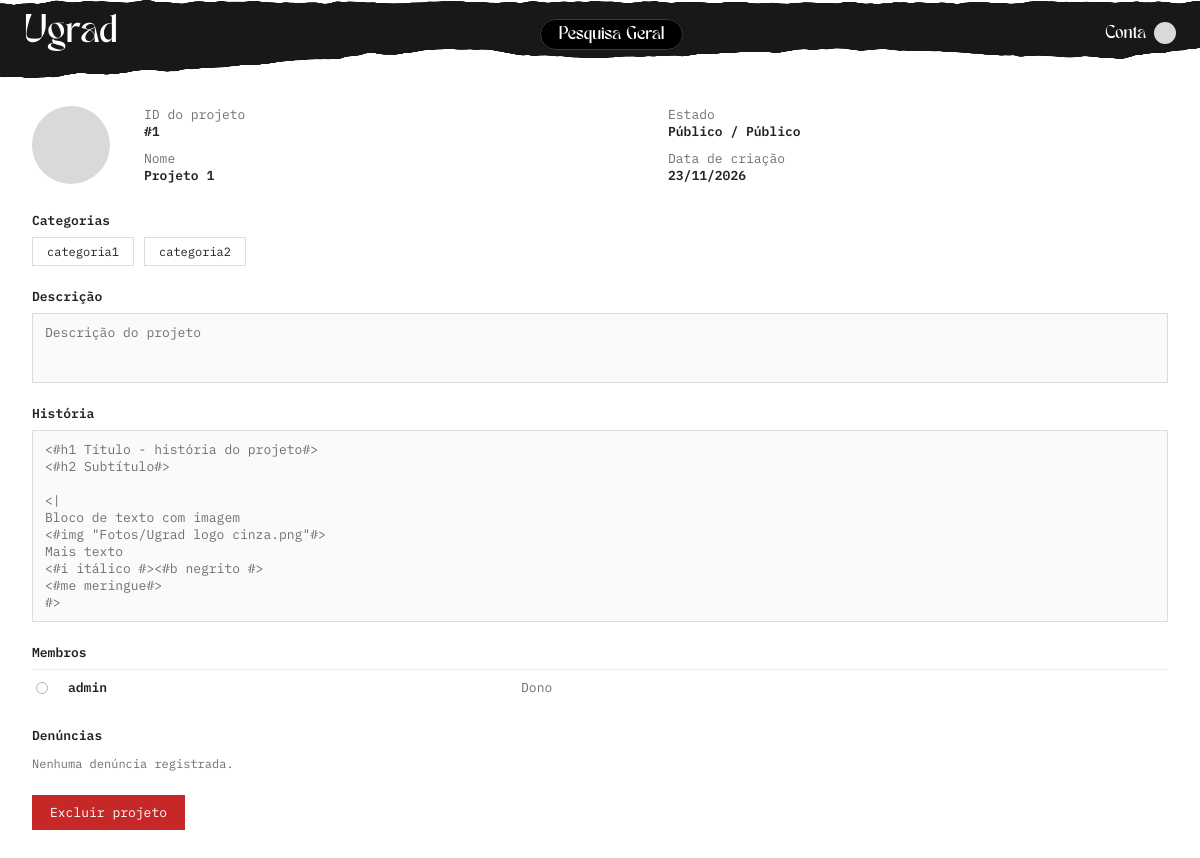
The page /admin/arq_05.php?id=1 (signed in) on the database its author committed.
### tables this page shows
CREATE TABLE projetos(
  id int PRIMARY KEY AUTO_INCREMENT,
  nome varchar(30) NOT NULL,
  estado int NOT NULL,
  data_criacao timestamp DEFAULT CURRENT_TIMESTAMP,
  FOREIGN KEY (estado) REFERENCES proj_estado(id),
  img longblob
);

CREATE TABLE proj_estado(
  id int PRIMARY KEY AUTO_INCREMENT,
  nome varchar(25)
);

CREATE TABLE categorias(
  id int PRIMARY KEY AUTO_INCREMENT,
  nome varchar(25)
);

CREATE TABLE proj_dados(
  id_projeto int PRIMARY KEY NOT NULL,
  FOREIGN KEY (id_projeto) REFERENCES projetos(id),
  descricao text,
  historia text
);

CREATE TABLE usuarios(
  id int PRIMARY KEY AUTO_INCREMENT,
  nome varchar(64),
  email varchar(128) unique NOT NULL,
  senha varchar(128) NOT NULL,
  descricao varchar(1000),
  tipo int NOT NULL,
  ativada boolean DEFAULT TRUE,
  imagem_perfil longblob,
  data_criacao timestamp DEFAULT CURRENT_TIMESTAMP,
  FOREIGN KEY (tipo) REFERENCES tipos_usuario (id)
);

CREATE TABLE proj_membros_status(
  id INT PRIMARY KEY AUTO_INCREMENT,
  nome varchar(20) NOT NULL
);

### admin/arq_05.php (called while the page is built, shortened)
<?php
require __DIR__ . '/includes/mod_01.php';
require __DIR__ . '/includes/mod_02.php';
$id = (int)($_GET['id'] ?? 0);
$projeto = find_projeto($id);
$categorias = categorias_do_projeto($id);
$membros = membros_do_projeto($id);
$reportagens = reportagens_do_projeto($id);
require __DIR__ . '/includes/mod_04.php';
require __DIR__ . '/includes/mod_07.php';
require __DIR__ . '/includes/mod_05.php';

### admin/includes/mod_02.php (called while the page is built, shortened)
<?php
function estado_label(string $nome): string {
    $labels = [
        'PRIVADO_PRIVADO' => 'Privado / Privado',
        'PUBLICO_PRIVADO' => 'Público / Privado',
        'PUBLICO_PUBLICO' => 'Público / Público',
        'EM_REVISAO' => 'Em revisão',
    ];
    return $labels[$nome] ?? ucfirst(strtolower(str_replace('_', ' ', $nome)));
}
function membro_status_label(string $nome): string {
    $labels = [
        'DONO' => 'Dono',
        'MEMBRO' => 'Membro',
        'CONVITE_PENDENTE' => 'Convite pendente',
    ];
    return $labels[$nome] ?? ucfirst(strtolower(str_replace('_', ' ', $nome)));
}
function formatar_data(?string $timestamp): string {
    $t = strtotime($timestamp);
    return $t ? date('d/m/Y', $t) : '—';
}
function avatar_data_uri(?string $blob): ?string {
    if (!$blob) return null;
    $finfo = new finfo(FILEINFO_MIME_TYPE);
    $mime = $finfo->buffer($blob) ?: 'image/jpeg';
    return 'data:' . $mime . ';base64,' . base64_encode($blob);
}
function find_projeto(int $id): ?array {
    global $pdo;
    $stmt = $pdo->prepare('SELECT p.id, p.nome, p.data_criacao, p.img,
                                  pe.nome AS estado_nome, pd.descricao, pd.historia
                            FROM projetos p
                            JOIN proj_estado pe ON pe.id = p.estado
                            LEFT JOIN proj_dados pd ON pd.id_projeto = p.id
                            WHERE p.id = ?');
    $stmt->execute([$id]);
    $row = $stmt->fetch();
    return $row ?: null;
}
function categorias_do_projeto(int $projetoId): array {
    global $pdo;
    $stmt = $pdo->prepare('SELECT c.id, c.nome
                            FROM proj_categorias pc
                            JOIN categorias c ON c.id = pc.id_categoria
                            WHERE pc.id_projeto = ?
                            ORDER BY c.nome');
    $stmt->execute([$projetoId]);
    return $stmt->fetchAll();
}
function membros_do_projeto(int $projetoId): array {
    global $pdo;
    $stmt = $pdo->prepare('SELECT u.id, u.nome, st.nome AS status_nome
                            FROM proj_membros pm
                            JOIN usuarios u ON u.id = pm.id_convidado
                            JOIN proj_membros_status st ON st.id = pm.status_membro
                            WHERE pm.id_projeto = ?
                            ORDER BY st.id, u.nome');
    $stmt->execute([$projetoId]);
    return $stmt->fetchAll();
}

### admin/includes/mod_07.php (the view, shortened to what this page needs)
<?php
$foto = avatar_data_uri($projeto['img'] ?? null);
?>
<div class="detail-grid">
  <?php if ($foto): ?>
    <div class="detail-avatar" aria-hidden="true" style="background-image:url('<?= $foto ?>');background-size:cover;background-position:center;"></div>
  <?php else: ?>
    <div class="detail-avatar" aria-hidden="true"></div>
  <?php endif; ?>
  <div class="detail-fields">
    <div>
      <div class="field-label">ID do projeto</div>
      <div class="field-value">#<?= $projeto['id'] ?></div>
    </div>
    <div>
      <div class="field-label">Estado</div>
      <div class="field-value"><?= htmlspecialchars(estado_label($projeto['estado_nome'])) ?></div>
    </div>
    <div>
      <div class="field-label">Nome</div>
      <div class="field-value"><?= htmlspecialchars($projeto['nome']) ?></div>
    </div>
    <div>
      <div class="field-label">Data de criação</div>
      <div class="field-value"><?= htmlspecialchars(formatar_data($projeto['data_criacao'])) ?></div>
    </div>
  </div>
</div>
<div class="block">
  <h2>Categorias</h2>
  <div class="chip-row">
    <?php foreach ($categorias as $c): ?>
      <span class="chip"><?= htmlspecialchars($c['nome']) ?></span>
    <?php endforeach; ?>
  </div>
</div>
<div class="block">
  <h2>Descrição</h2>
  <div class="desc-box"><?= nl2br(htmlspecialchars($projeto['descricao'] ?: 'Sem descrição.')) ?></div>
</div>
<div class="block">
  <h2>História</h2>
  <div class="desc-box"><?= nl2br(htmlspecialchars($projeto['historia'] ?: 'Sem história.')) ?></div>
</div>
<div class="block">
  <h2>Membros</h2>
  <?php foreach ($membros as $m): ?>
    <div class="user-row">
      <span class="radio" aria-hidden="true"></span>
      <a class="user-name detail-trigger" href="arq_02.php?id=<?= $m['id'] ?>" data-id="<?= $m['id'] ?>" data-type="usuario"><?= htmlspecialchars($m['nome']) ?></a>
      <span class="dim"><?= htmlspecialchars(membro_status_label($m['status_nome'])) ?></span>
    </div>
  <?php endforeach; ?>
</div>
<div class="block">
  <h2>
    Denúncias
  </h2>
  <?php if (empty($reportagens)): ?>
    <p class="dim" style="font-size:var(--fs-sm);">Nenhuma denúncia registrada.</p>
  <?php endif; ?>
</div>
<div class="actions-row">
  <form method="post" action="arq_05.php?id=<?= $projeto['id'] ?>" class="ajax-action-form" data-confirm="Excluir este projeto? Imagens, comentários, membros e categorias dele também serão apagados. Essa ação não pode ser desfeita.">
    <button type="submit" class="btn btn-danger">Excluir projeto</button>
  </form>
</div>

### admin/css/painel_estilo.css (style rules this page uses)
:root { --black: #17181a; --near-black: #222325; --grey-bg: #9a9a9a; --card-bg: #ffffff; --border: #dcdcdc; --text: #232323; --text-muted: #6f6f6f; --red: #c62828; --red-dark: #a11f1f; --green: #2e7d32; --radius: 0; --font: 'IBM Plex Mono', 'Courier New', monospace; --soft-bg: #fafafa; --avatar-bg: #d9d9d9; --row-selected-bg: #f4f4f4; --fs-2xs: 10px; --fs-xs: 11px; --fs-sm: 12px; --fs-base: 13px; --fs-md: 14px; --fs-lg: 16px; --fs-xl: 18px; --fw-regular: 400; --fw-semibold: 600; }
* { box-sizing: border-box; }
button, input, textarea, select { font-family: inherit; }
body { margin: 0; font-family: var(--font); background: var(--grey-bg); color: var(--text); min-height: 100vh; transition: background-color .15s ease, color .15s ease; }
a { color: inherit; text-decoration: none; }
.user-row { display: grid; grid-template-columns: 22px 1.4fr 1fr 1fr; align-items: center; gap: 10px; padding: 9px 4px; font-size: var(--fs-base); border-top: 1px solid #eee; }
.user-row .radio { width: 12px; height: 12px; border-radius: 50%; border: 1px solid #b5b5b5; display: inline-block; }
.user-row a.user-name { font-weight: var(--fw-semibold); }
.user-row span.dim { color: var(--text-muted); }
.detail-grid { display: grid; grid-template-columns: 90px 1fr; gap: 22px; margin-bottom: 22px; }
.detail-avatar { width: 78px; height: 78px; border-radius: 50%; background: var(--avatar-bg); }
.detail-fields { display: grid; grid-template-columns: 1fr 1fr; gap: 4px 24px; font-size: var(--fs-base); }
.detail-fields .field-label { color: var(--text-muted); }
.detail-fields .field-value { font-weight: var(--fw-semibold); margin-bottom: 6px; }
.block { margin-bottom: 22px; }
.block h2 { font-size: var(--fs-base); font-weight: var(--fw-semibold); text-transform: none; margin: 0 0 8px; display: flex; align-items: center; gap: 6px; }
.desc-box { border: 1px solid var(--border); border-radius: var(--radius); min-height: 70px; padding: 10px 12px; font-size: var(--fs-base); color: var(--text-muted); background: var(--soft-bg); }
.chip-row { display: flex; gap: 10px; flex-wrap: wrap; }
.chip { border: 1px solid var(--border); border-radius: var(--radius); padding: 6px 14px; font-size: var(--fs-sm); }
.actions-row { display: flex; gap: 10px; flex-wrap: wrap; margin-top: 24px; }
.btn { border: none; border-radius: var(--radius); padding: 9px 18px; font-size: var(--fs-base); cursor: pointer; }
.btn-danger { background: var(--red); color: #fff; }
.dim { color: var(--text-muted); }

### rows shown on the page
projetos: id "1", estado.nome "Público / Público", nome "Projeto 1", data_criacao "23/11/2026", proj_dados.descricao "Descrição do projeto", proj_dados.historia "<#h1 Título - história do projeto#> <#h2 Subtítulo#> <| Bloco de texto com imagem <#img \"Fotos/Ugrad logo cinza.png\"#> Mais texto <#i itálico #><#b negrito #> <#me meringue#> #>"
categorias: nome "categoria1"
categorias: nome "categoria2"
usuarios: nome "admin", proj_membros_status.nome "Dono"
